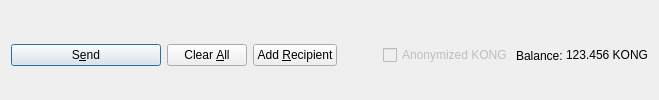
         <widget class="QFrame" name="frame_Send">
          <layout class="QHBoxLayout" name="horizontalLayout">
           <property name="bottomMargin">
            <number>0</number>
           </property>
           <item>
            <widget class="QPushButton" name="sendButton">
             <property name="minimumSize">
              <size>
               <width>150</width>
               <height>0</height>
              </size>
             </property>
             <property name="toolTip">
              <string>Confirm the send action</string>
             </property>
             <property name="text">
              <string>S&amp;end</string>
             </property>
             <property name="icon">
              <iconset resource="../kingchain.qrc">
               <normaloff>:/icons/send</normaloff>:/icons/send</iconset>
             </property>
             <property name="autoDefault">
              <bool>false</bool>
             </property>
             <property name="default">
              <bool>true</bool>
             </property>
            </widget>
           </item>
           <item>
            <widget class="QPushButton" name="clearButton">
             <property name="sizePolicy">
              <sizepolicy hsizetype="Minimum" vsizetype="Fixed">
               <horstretch>0</horstretch>
               <verstretch>0</verstretch>
              </sizepolicy>
             </property>
             <property name="toolTip">
              <string>Clear all fields of the form.</string>
             </property>
             <property name="text">
              <string>Clear &amp;All</string>
             </property>
             <property name="icon">
              <iconset resource="../kingchain.qrc">
               <normaloff>:/icons/remove</normaloff>:/icons/remove</iconset>
             </property>
             <property name="autoDefault">
              <bool>false</bool>
             </property>
            </widget>
           </item>
           <item>
            <widget class="QPushButton" name="addButton">
             <property name="toolTip">
              <string>Send to multiple recipients at once</string>
             </property>
             <property name="text">
              <string>Add &amp;Recipient</string>
             </property>
             <property name="icon">
              <iconset resource="../kingchain.qrc">
               <normaloff>:/icons/add</normaloff>:/icons/add</iconset>
             </property>
             <property name="autoDefault">
              <bool>false</bool>
             </property>
            </widget>
           </item>
           <item>
            <spacer name="horizontalSpacer">
             <property name="orientation">
              <enum>Qt::Horizontal</enum>
             </property>
             <property name="sizeHint" stdset="0">
              <size>
               <width>40</width>
               <height>20</height>
              </size>
             </property>
            </spacer>
           </item>
           <item>
            <layout class="QHBoxLayout" name="horizontalLayout_2">
             <property name="spacing">
              <number>3</number>
             </property>
             <item>
              <widget class="QCheckBox" name="checkzKONG">
               <property name="enabled">
                <bool>false</bool>
               </property>
               <property name="text">
                <string>Anonymized KONG</string>
               </property>
              </widget>
             </item>
             <item>
              <widget class="QLabel" name="label">
               <property name="text">
                <string>Balance:</string>
               </property>
              </widget>
             </item>
             <item>
              <widget class="QLabel" name="labelBalance">
               <property name="sizePolicy">
                <sizepolicy hsizetype="Preferred" vsizetype="Fixed">
                 <horstretch>0</horstretch>
                 <verstretch>0</verstretch>
                </sizepolicy>
               </property>
               <property name="cursor">
                <cursorShape>IBeamCursor</cursorShape>
               </property>
               <property name="text">
                <string notr="true">123.456 KONG</string>
               </property>
               <property name="textInteractionFlags">
                <set>Qt::LinksAccessibleByMouse|Qt::TextSelectableByKeyboard|Qt::TextSelectableByMouse</set>
               </property>
              </widget>
             </item>
            </layout>
           </item>
          </layout>
         </widget>
